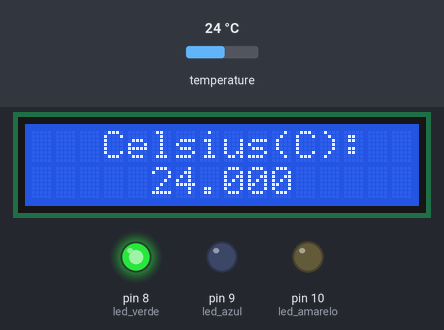
This sketch was run on a simulated Arduino Uno, built with avr-gcc and run on an emulated ATmega328P. On the bench: 16×2 character LCD, output pins drawn as LEDs (lit = HIGH). Inputs (shaded band) come from the test bench; at power-on: temperature 24 °C. What the sketch prints to the serial monitor is not drawn.

Above: at 1.2 s.
1.3 s: temperature set to 12 °C
At 14.9 s:
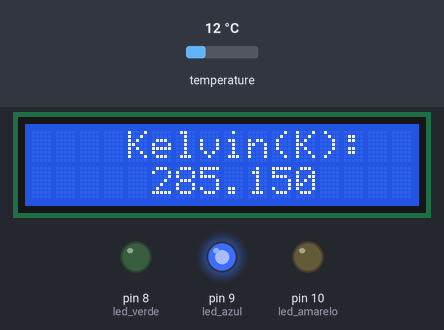
15.2 s: temperature set to 19 °C
At 21.8 s:
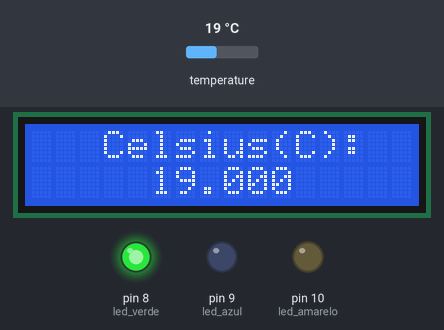
25.4 s: temperature set to 28 °C
At 37.8 s:
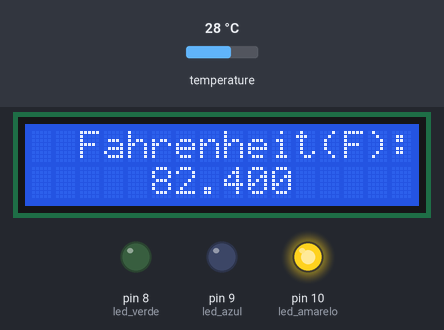
Timing chart, 0 to 41.6 s (numbered marks = the images above; inputs shaded):
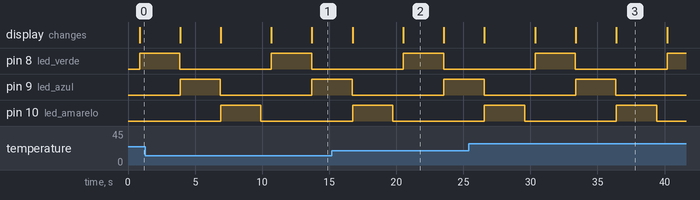

The sketch:

conversor_de_temperatura_com_lcd.ino
```cpp
//Bibliotecas necessárias
#include <LiquidCrystal_I2C.h>
#include <OneWire.h>
#include <DallasTemperature.h>

//definição do pino digital utilizado
#define ONE_WIRE_BUS 2

//Instacia o Objeto oneWire e Seta o pino do Sensor para iniciar as leituras
OneWire oneWire(ONE_WIRE_BUS);
DallasTemperature sensor(&oneWire);

//Definição dos pinos dos leds
int led_verde=8;
int led_azul=9;
int led_amarelo=10;

//Definição do lcs
LiquidCrystal_I2C lcd(0x27, 16, 2);

void setup() {
  //inicialização do lcd
  lcd.init();
  //inicialização do sensor
  sensor.begin();
  //inicialização do terminal
  lcd.setBacklight(HIGH);
  Serial.begin(9600);
  pinMode(led_verde,OUTPUT);
  pinMode(led_azul,OUTPUT);
  pinMode(led_amarelo,OUTPUT);
}

void loop() {
  //inicialização das variáveis
  float temperaturac=0;
  float temperaturaK= 0;
  float temperaturaF= 0;
  sensor.requestTemperatures();
  // A temperatura em Celsius para o dispositivo 1 no índice 0 (é possivel ligar varios sensores usando a mesma porta do arduino)
  float leitura = sensor.getTempCByIndex(0);
  temperaturac = leitura;
  temperaturaK = leitura + 273.15; // Converte Celsius para Kelvin
  temperaturaF = (temperaturac * 1.8) + 32.0; // Converte Celsius para Fahrenheit

  lcd.clear(); // Limpa o display
  lcd.setCursor(3, 0); // Coluna | Linha
  lcd.print("Celsius(C):");
  lcd.setCursor(5, 1);
  lcd.print(temperaturac, 3); //Exibe com 3 casas descimais
  digitalWrite(led_verde, HIGH); //Liga led
  Serial.println("Temperatura em Celsius (C):" + String(temperaturac,3)); //Exibe no terminal
  delay(3000);
  digitalWrite(led_verde, LOW); //Desliga led

  lcd.clear();
  lcd.setCursor(4, 0);
  lcd.print("Kelvin(K):");
  lcd.setCursor(5, 1);
  digitalWrite(led_azul, HIGH);
  lcd.print(temperaturaK, 3);
  Serial.println("Temperatura em Kelvin (K):" + String(temperaturaK, 3));
  delay(3000);
  digitalWrite(led_azul, LOW);

  lcd.clear();
  lcd.setCursor(2, 0);
  lcd.print("Fahrenheit(F):");
  lcd.setCursor(5, 1);
  lcd.print(temperaturaF, 3);
  digitalWrite(led_amarelo,HIGH);
  Serial.println("Temperatura em Fahrenheit (F): " + String (temperaturaF, 3));
  delay(3000);
  digitalWrite(led_amarelo,LOW);
}
```

Measured:
- by itself, pin 10 (led_amarelo): alternates HIGH for 3.0 s and LOW for 6.8 s
- what the display in image 2 shows lasts 3.0 s, from 20.5 s to 23.5 s
